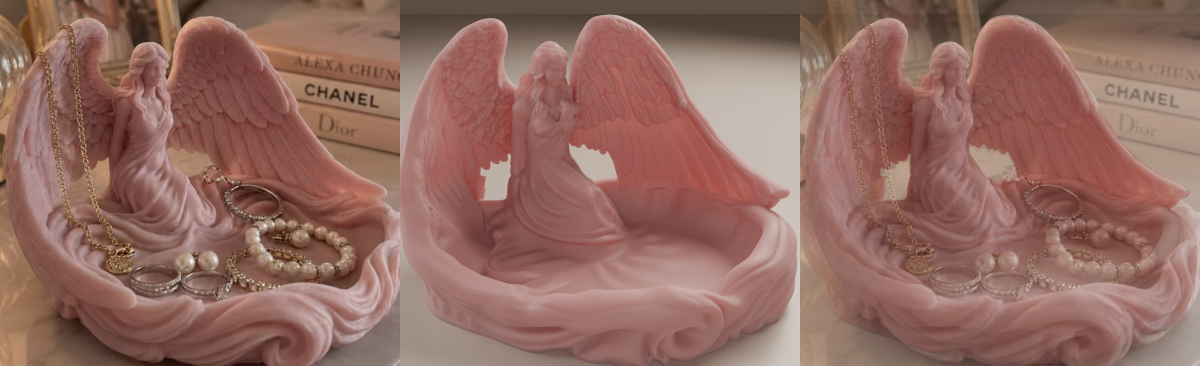
#> input picture angel-dish/progress/best_of_r2r3_vs_photo.png, 2400 x 731 px (shown at 1/2 size)
$ python -i head_prev.py   (imports and definitions only)
#> lines starting #> are read from the running program, lines starting #| are printed output that depends on the picture
"""Fast head close-up preview (head agent tool; not used by model.py).
python3 head_prev.py TAG [--h 0.2] [--parts figure,head,wings] [--box x0,y0,z0,x1,y1,z1]
                         [--pbox 320,100,540,380] [--scale 4] [--views refzoom,front,q3,profile,wL,wB] [--samples 20] [--res 640]
Outputs out/TAG/: model.ply, h_<view>.png, hz.png (ref crop | render | edges), hv.png (other views strip)."""
import sys, os, subprocess, time
import numpy as np
from PIL import Image, ImageFilter
HERE = os.path.dirname(os.path.abspath(__file__))
REF = '/tmp/claude-0/-home-user-claude-code-deep-research-v2/7b47191c-d71c-5999-a319-d37f870318ab/scratchpad/ref/reference.png'
a = sys.argv[1:]
tag = a[0]


def opt(n, d):
    return a[a.index(n) + 1] if n in a else d


h = opt('--h', '0.2'); parts = opt('--parts', 'figure,head,wings')
box = opt('--box', '-46,2,52,12,46,104'); pbox = opt('--pbox', '320,100,540,380')
views = opt('--views', 'refzoom,front,q3,profile,wL,wB'); scale = opt('--scale', '4')
samples = opt('--samples', '20'); res = opt('--res', '640')
# [1 line not run here, left out]
t = time.time()
# [2 lines not run here, left out]
r = subprocess.run([sys.executable, 'head_render.py', os.path.join(od, 'model.ply'), os.path.join(od, 'h'), '--box', pbox,
                    '--scale', scale, '--samples', samples, '--views', views, '--res', res], cwd=HERE, capture_output=True, text=True)
# [2 lines not run here, left out]
vs = views.split(',')
# [24 lines not run here, left out]

>>> import cv2
>>> picture = cv2.imread('../progress/best_of_r2r3_vs_photo.png', cv2.IMREAD_GRAYSCALE)
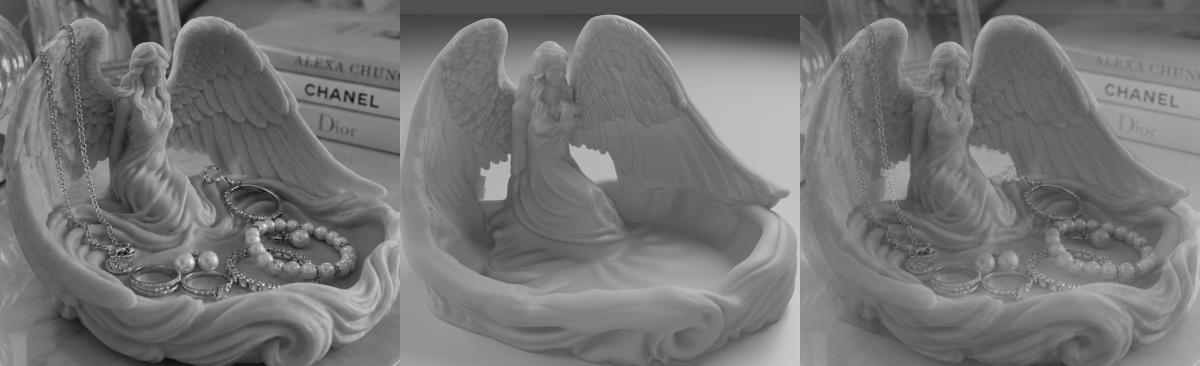
#> picture: shape (731, 2400) (shown at 1/2 size); min 7, max 244, mean 116.7
#> (the run stopped early here; a loop or call above may not have finished)

$ run again, on angel-dish/progress/angel_progress_views.png
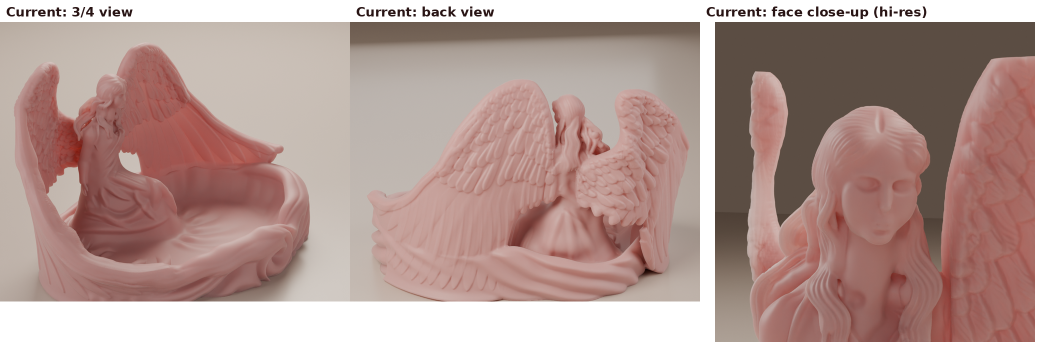
#> input picture angel-dish/progress/angel_progress_views.png, 2100 x 684 px (shown at 1/2 size)
#> `picture = cv2.imread('../progress/best_of_r2r3_vs_photo.png', cv2.IMRE..`:
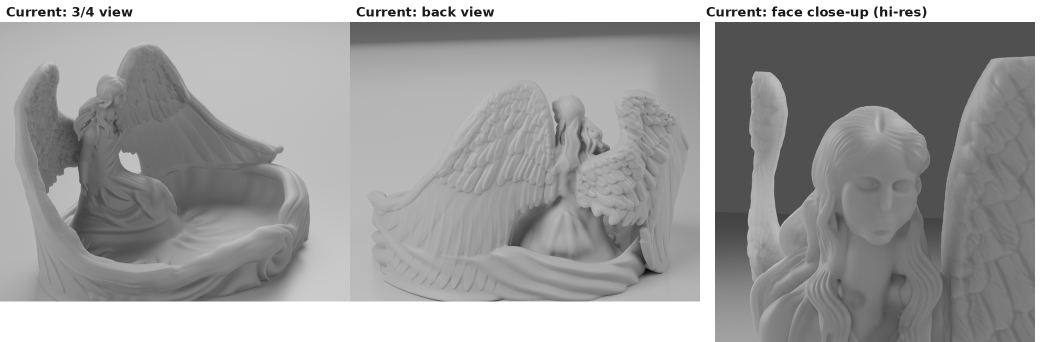
#> picture: shape (684, 2100) (shown at 1/2 size); min 1, max 255, mean 157.7

$ run again, on angel-dish/progress/best_of_threeq.png
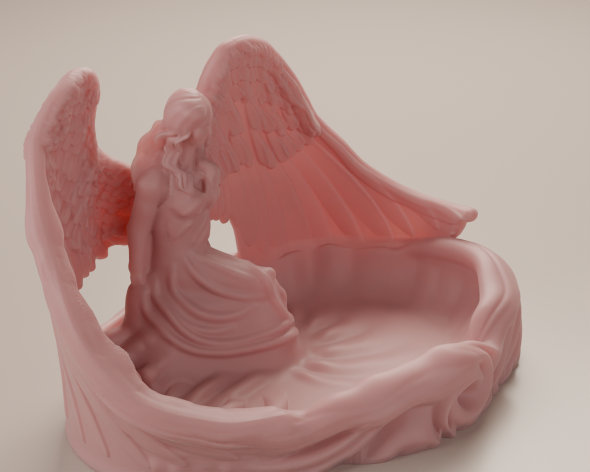
#> input picture angel-dish/progress/best_of_threeq.png, 1179 x 943 px (shown at 1/2 size)
#> `picture = cv2.imread('../progress/best_of_r2r3_vs_photo.png', cv2.IMRE..`:
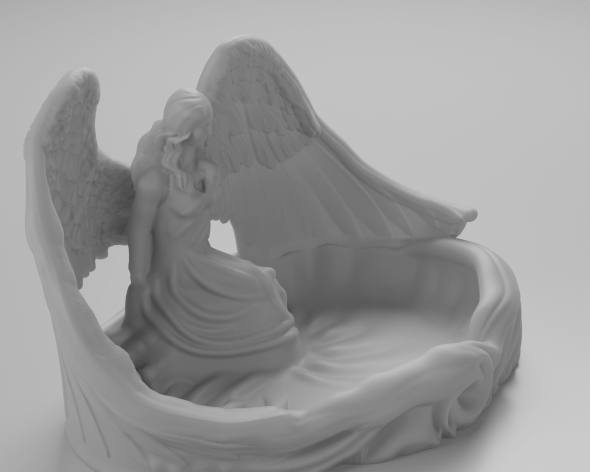
#> picture: shape (943, 1179) (shown at 1/2 size); min 56, max 205, mean 153.1

$ run again, on angel-dish/progress/latest_stl_renders.png
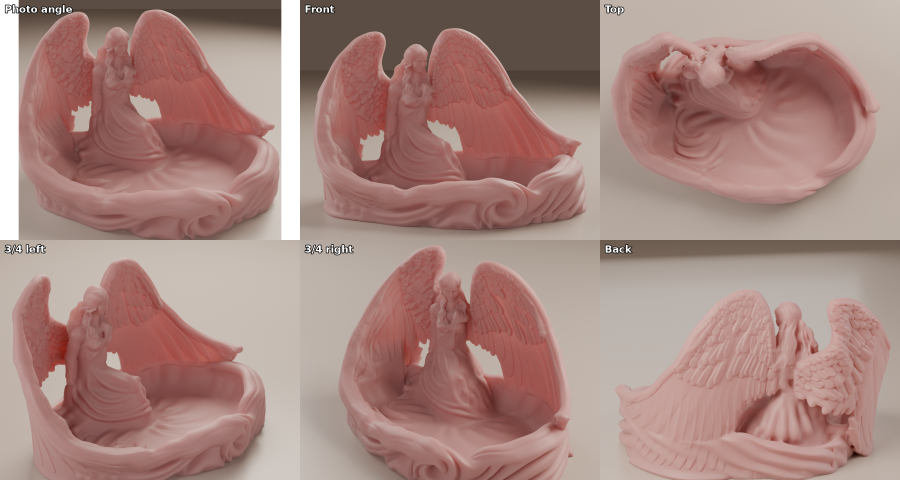
#> input picture angel-dish/progress/latest_stl_renders.png, 2700 x 1440 px (shown at 1/3 size)
#> `picture = cv2.imread('../progress/best_of_r2r3_vs_photo.png', cv2.IMRE..`:
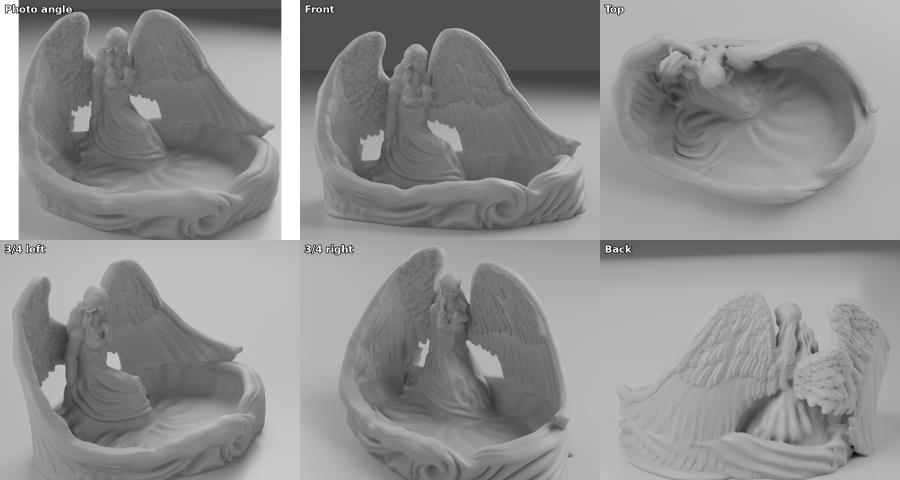
#> picture: shape (1440, 2700) (shown at 1/3 size); min 0, max 255, mean 142.7
